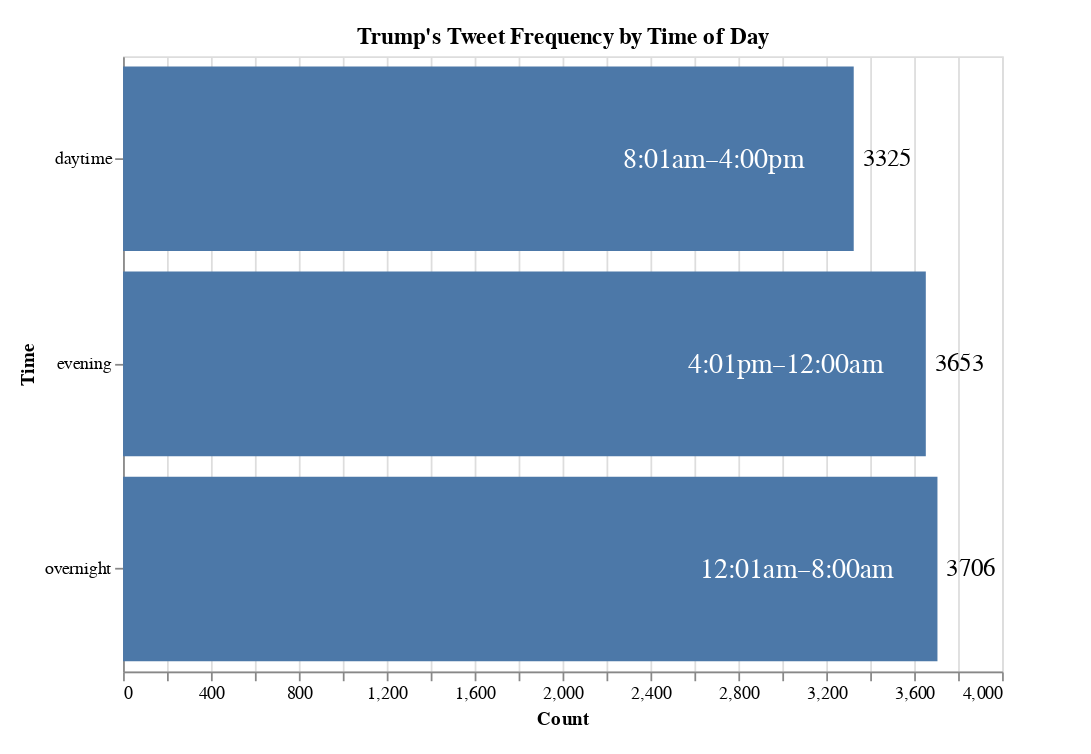

This figure's notebook cell:
### Code cell
final_chart = (time_bars + range_text + count_text).properties(padding={"right": 50, "top":15, "bottom":15, "left":10})   # <= add some white-space to balance appearance

final_chart

### Figure 1 — Vega-Lite specification as saved in the notebook (floating-point values rounded to 4 significant figures)
{"config": {"view": {"continuousWidth": 300, "continuousHeight": 300}}, "layer": [{"data": {"name": "data-27ebb8b9dfe7b585f2fcc2504d5d103c"}, "mark": {"type": "bar"}, "encoding": {"x": {"field": "Count", "type": "quantitative"}, "y": {"field": "Time", "type": "nominal"}}, "title": "Trump's Tweet Frequency by Time of Day"}, {"data": {"name": "data-8dd65287ea03308fdef74ac594186f18"}, "mark": {"type": "text", "align": "center", "baseline": "middle", "color": "white", "dx": -80, "fontSize": 16}, "encoding": {"text": {"field": "range", "type": "nominal"}, "x": {"field": "Count", "type": "quantitative"}, "y": {"field": "Time", "type": "nominal"}}, "transform": [{"calculate": "datum.Count / 2", "as": "mid"}]}, {"data": {"name": "data-8dd65287ea03308fdef74ac594186f18"}, "mark": {"type": "text", "align": "left", "baseline": "middle", "color": "black", "dx": 5, "fontSize": 14}, "encoding": {"text": {"field": "Count", "type": "quantitative"}, "x": {"field": "Count", "type": "quantitative"}, "y": {"field": "Time", "type": "nominal"}}}], "height": 350, "padding": {"right": 50, "top": 15, "bottom": 15, "left": 10}, "width": 500, "$schema": "https://vega.github.io/schema/vega-lite/v5.20.1.json", "datasets": {"data-27ebb8b9dfe7b585f2fcc2504d5d103c": [{"Time": "daytime", "Count": 3325}, {"Time": "evening", "Count": 3653}, {"Time": "overnight", "Count": 3706}], "data-8dd65287ea03308fdef74ac594186f18": [{"Time": "daytime", "range": "8:01am–4:00pm", "Count": 3325, "mid": 1662.0}, {"Time": "evening", "range": "4:01pm–12:00am", "Count": 3653, "mid": 1826.0}, {"Time": "overnight", "range": "12:01am–8:00am", "Count": 3706, "mid": 1853.0}]}}
